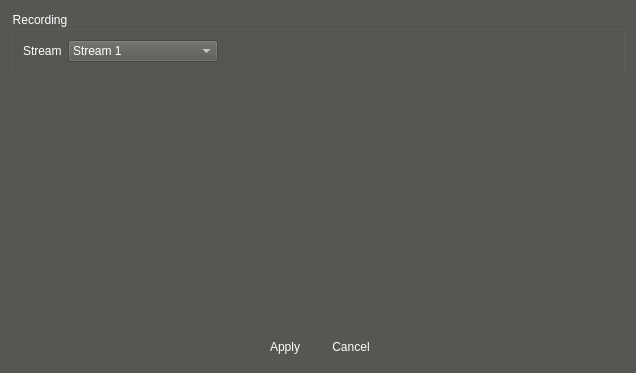
<?xml version="1.0" encoding="UTF-8"?>
<ui version="4.0">
 <class>VSCCamRec</class>
 <widget class="QWidget" name="VSCCamRec">
  <property name="geometry">
   <rect>
    <x>0</x>
    <y>0</y>
    <width>636</width>
    <height>373</height>
   </rect>
  </property>
  <property name="windowTitle">
   <string>Master Hard Disk Selecting</string>
  </property>
  <property name="windowIcon">
   <iconset>
    <normaloff>:/logo/resources/vscsmall.jpg</normaloff>:/logo/resources/vscsmall.jpg</iconset>
  </property>
  <property name="styleSheet">
   <string notr="true">background-color: rgb(85, 87, 83);
color: rgb(255, 255, 255);</string>
  </property>
  <layout class="QVBoxLayout" name="verticalLayout_2">
   <item>
    <widget class="QGroupBox" name="groupBox">
     <property name="title">
      <string>Recording</string>
     </property>
     <layout class="QVBoxLayout" name="verticalLayout">
      <item>
       <layout class="QHBoxLayout" name="horizontalLayout_4">
        <item>
         <widget class="QLabel" name="labelName">
          <property name="text">
           <string>Stream</string>
          </property>
          <property name="alignment">
           <set>Qt::AlignLeading|Qt::AlignLeft|Qt::AlignVCenter</set>
          </property>
         </widget>
        </item>
        <item>
         <widget class="QComboBox" name="stream">
          <property name="enabled">
           <bool>false</bool>
          </property>
          <property name="minimumSize">
           <size>
            <width>150</width>
            <height>0</height>
           </size>
          </property>
          <item>
           <property name="text">
            <string>Stream 1</string>
           </property>
          </item>
          <item>
           <property name="text">
            <string>Stream2</string>
           </property>
          </item>
         </widget>
        </item>
        <item>
         <spacer name="horizontalSpacer_3">
          <property name="orientation">
           <enum>Qt::Horizontal</enum>
          </property>
          <property name="sizeHint" stdset="0">
           <size>
            <width>40</width>
            <height>20</height>
           </size>
          </property>
         </spacer>
        </item>
       </layout>
      </item>
     </layout>
    </widget>
   </item>
   <item>
    <spacer name="verticalSpacer">
     <property name="orientation">
      <enum>Qt::Vertical</enum>
     </property>
     <property name="sizeHint" stdset="0">
      <size>
       <width>20</width>
       <height>40</height>
      </size>
     </property>
    </spacer>
   </item>
   <item>
    <layout class="QHBoxLayout" name="horizontalLayout">
     <item>
      <spacer name="horizontalSpacer">
       <property name="orientation">
        <enum>Qt::Horizontal</enum>
       </property>
       <property name="sizeHint" stdset="0">
        <size>
         <width>40</width>
         <height>20</height>
        </size>
       </property>
      </spacer>
     </item>
     <item>
      <widget class="QPushButton" name="pushButtonApply">
       <property name="minimumSize">
        <size>
         <width>60</width>
         <height>30</height>
        </size>
       </property>
       <property name="maximumSize">
        <size>
         <width>60</width>
         <height>30</height>
        </size>
       </property>
       <property name="styleSheet">
        <string notr="true">QPushButton { 
border:none;
color:white;
background-image: url(:/action/resources/button.png);}
QPushButton:hover {
	background-image: url(:/action/resources/buttonpress.png);}
QPushButton:pressed {
	background-image: url(:/action/resources/button.png);}
</string>
       </property>
       <property name="text">
        <string>Apply</string>
       </property>
       <property name="iconSize">
        <size>
         <width>60</width>
         <height>40</height>
        </size>
       </property>
      </widget>
     </item>
     <item>
      <widget class="QPushButton" name="pushButtonCancel">
       <property name="minimumSize">
        <size>
         <width>60</width>
         <height>30</height>
        </size>
       </property>
       <property name="maximumSize">
        <size>
         <width>60</width>
         <height>30</height>
        </size>
       </property>
       <property name="styleSheet">
        <string notr="true">QPushButton { 
border:none;
color:white;
background-image: url(:/action/resources/button.png);}
QPushButton:hover {
	background-image: url(:/action/resources/buttonpress.png);}
QPushButton:pressed {
	background-image: url(:/action/resources/button.png);}
</string>
       </property>
       <property name="text">
        <string>Cancel</string>
       </property>
       <property name="iconSize">
        <size>
         <width>60</width>
         <height>40</height>
        </size>
       </property>
      </widget>
     </item>
     <item>
      <spacer name="horizontalSpacer_2">
       <property name="orientation">
        <enum>Qt::Horizontal</enum>
       </property>
       <property name="sizeHint" stdset="0">
        <size>
         <width>40</width>
         <height>20</height>
        </size>
       </property>
      </spacer>
     </item>
    </layout>
   </item>
  </layout>
 </widget>
 <resources>
  <include location="../../../main/vscmainwindows.qrc"/>
 </resources>
 <connections/>
</ui>
